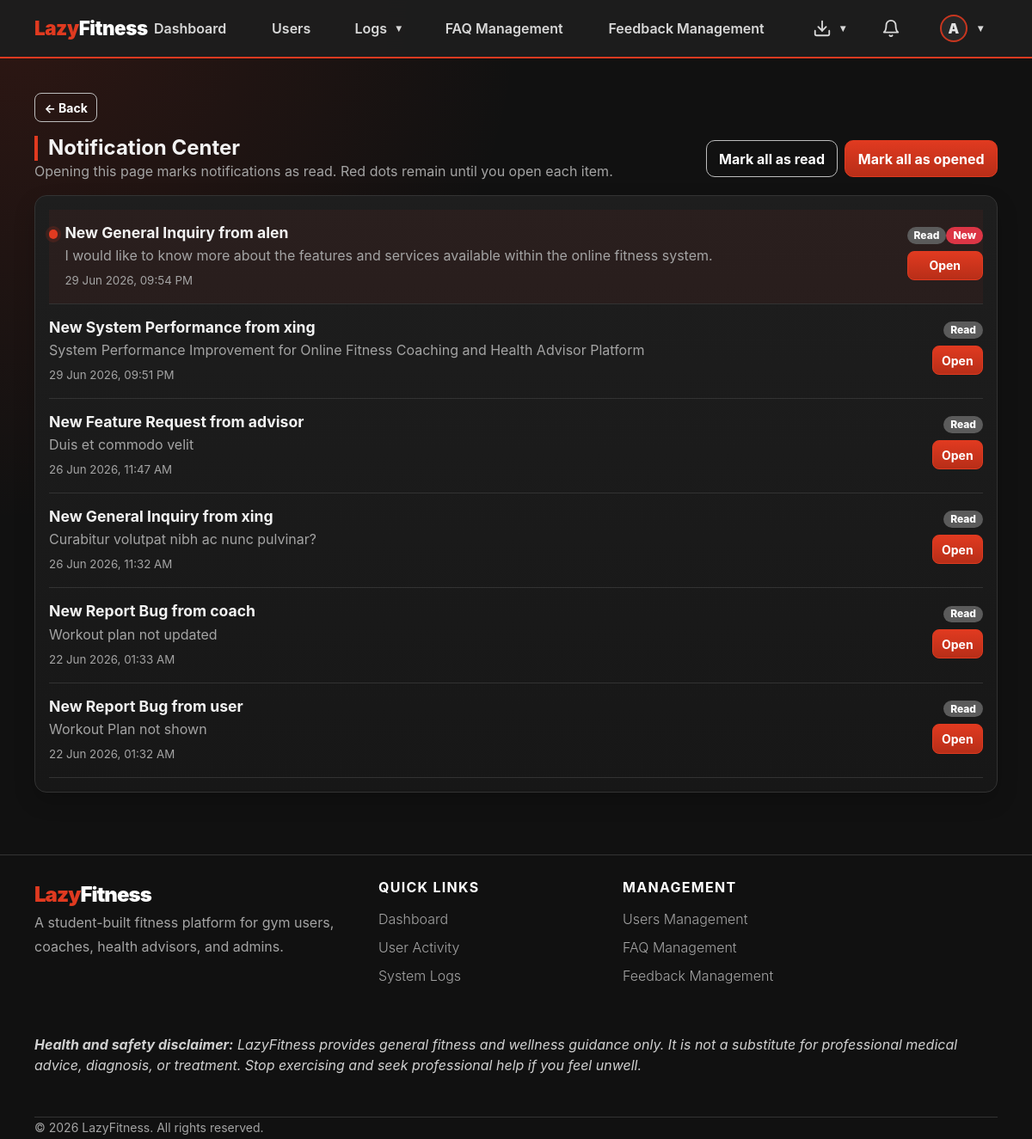
/accounts/notifications/ (signed in), run on the app's committed database.
### apps/accounts/models.py (models this page shows, shortened)
class User(AbstractBaseUser, PermissionsMixin):
    ROLE_CHOICES = [
        ('gym_user',       'Gym User'),
        ('fitness_coach',  'Fitness Coach'),
        ('health_advisor', 'Health Advisor'),
        ('admin',          'Admin'),
    ]
    username_validator = RegexValidator(
        regex=r'^[\w.@+-]+$',
        message='Username may contain letters, numbers, and @/./+/-/_ characters only.',
    )
    username    = models.CharField(max_length=150, unique=True, validators=[username_validator])
    email       = models.EmailField(unique=True)
    profile_picture = models.ImageField(
        upload_to='profile_pictures/',
        blank=True,
        null=True,
        help_text='Optional profile picture used across LazyFitness.',
    )
    role        = models.CharField(max_length=20, choices=ROLE_CHOICES)
    is_active   = models.BooleanField(default=True)   # userStatus
    is_staff    = models.BooleanField(default=False)
    date_joined = models.DateTimeField(auto_now_add=True)
    USERNAME_FIELD  = 'username'
    REQUIRED_FIELDS = ['email', 'role']
    objects = UserManager()
    @property
    def display_name(self):
        profile_fields = [
            ('gymuser', 'user_name'),
            ('coach', 'coach_name'),
            ('healthadvisor', 'advisor_name'),
            ('adminprofile', 'admin_name'),
        ]
        for relation, field in profile_fields:
            try:
                profile = getattr(self, relation)
            except Exception:
                profile = None
            value = getattr(profile, field, '') if profile else ''
            if value:
                return value
        return self.username or self.email
    @property
    def avatar_initial(self):
        name = self.display_name or self.username or self.email or '?'
        return name.strip()[:1].upper()
    @property
    def is_gym_user(self):
        return self.role == 'gym_user'
    @property
    def is_coach(self):
        return self.role == 'fitness_coach'
    @property
    def is_health_advisor(self):
        return self.role == 'health_advisor'
    @property
    def is_admin_user(self):
        return self.role == 'admin'

### apps/admin_panel/models.py (models this page shows, shortened)
class AdminProfile(models.Model):
    user = models.OneToOneField(User, on_delete=models.CASCADE, primary_key=True)
    admin_name = models.CharField(max_length=255)

### apps/gym_user/models.py (models this page shows, shortened)
class Notification(models.Model):
    recipient = models.ForeignKey(User, on_delete=models.CASCADE, related_name='notifications')
    title = models.CharField(max_length=160)
    message = models.TextField(blank=True)
    url = models.CharField(max_length=255, blank=True)
    is_read = models.BooleanField(default=False)
    is_opened = models.BooleanField(default=False)
    created_at = models.DateTimeField(auto_now_add=True)
    class Meta:
        ordering = ['-created_at']

### apps/accounts/views.py (the view)
# urls.py: path('notifications/', views.notifications, name='notifications'),
@login_required
def notifications(request):
    from apps.gym_user.models import Notification
    notifications_qs = list(Notification.objects.filter(recipient=request.user)[:50])
    unread_ids = [item.pk for item in notifications_qs if not item.is_read]
    if unread_ids:
        Notification.objects.filter(pk__in=unread_ids).update(is_read=True)
        for item in notifications_qs:
            item.is_read = True
    return render(request, 'accounts/notifications.html', {'notifications': notifications_qs})

### apps/gym_user/messaging.py (called while the page is built)
def unread_count_for_user(user, conversations=None):
    qs = Message.objects.exclude(sender=user).exclude(read_by=user)
    if conversations is not None:
        qs = qs.filter(conversation__in=conversations)
    else:
        qs = qs.filter(conversation__participants=user)
    return qs.distinct().count()

### lazyfitness/view_helpers.py (called while the page is built)
def role_fallback_url(user):
    if getattr(user, 'is_authenticated', False):
        if getattr(user, 'role', '') == 'gym_user':
            return reverse('gym_user:dashboard')
        if getattr(user, 'role', '') == 'fitness_coach':
            return reverse('coach:dashboard')
        if getattr(user, 'role', '') == 'health_advisor':
            return reverse('health_advisor:dashboard')
        if getattr(user, 'role', '') == 'admin':
            return reverse('admin_panel:dashboard')
    return reverse('landing')

### templates/accounts/notifications.html (shortened to what this page needs)
{% extends "shared/base.html" %}
{% block content %}
<div class="d-flex justify-content-between align-items-center mb-3 btn-toolbar-mobile">
  <div><h2 class="section-title mb-0">Notification Center</h2><p class="text-secondary mb-0">Opening this page marks notifications as read. Red dots remain until you open each item.</p></div>
  <div class="d-flex gap-2"><a class="btn btn-outline-light" href="{% url 'accounts:notification_mark_all_read' %}">Mark all as read</a><a class="btn btn-primary" href="{% url 'accounts:notification_mark_all_opened' %}">Mark all as opened</a></div>
</div>
<div class="card p-3">
  {% for notification in notifications %}
    <div class="notification-row d-flex justify-content-between gap-3 border-bottom border-secondary-subtle py-3 {% if not notification.is_opened %}notification-new{% endif %}">
      <div class="d-flex gap-2">
        {% if not notification.is_opened %}<span class="notification-dot" title="Not opened yet"></span>{% endif %}
        <div><h5 class="mb-1">{{ notification.title }}</h5><p class="mb-1 text-secondary">{{ notification.message|default:"No extra details." }}</p><small class="text-secondary">{{ notification.created_at|date:"d M Y, h:i A" }}</small></div>
      </div>
      <div class="text-end"><span class="badge bg-secondary mb-2">Read</span>{% if not notification.is_opened %}<span class="badge bg-danger mb-2">New</span>{% endif %}<a class="btn btn-sm btn-primary d-block" href="{% url 'accounts:notification_open' notification.pk %}">Open</a></div>
    </div>
  {% empty %}<div class="empty-state">No notifications yet.</div>{% endfor %}
</div>
{% endblock %}

### templates/shared/base.html (shortened to what this page needs)
{% load static %}
<!DOCTYPE html>
<html lang="en">
<head>
  <link href="{% static 'css/lazyfitness.css' %}" rel="stylesheet">
</head>
<body>
<nav class="navbar navbar-expand-lg navbar-dark sticky-top" aria-label="Primary navigation">
  <div class="container nav-container">
    {% if user.is_authenticated %}
      {% if user.is_gym_user %}
        <a class="navbar-brand" href="{% url 'gym_user:dashboard' %}">Lazy<span class="text-white">Fitness</span></a>
      {% elif user.is_coach %}
        <a class="navbar-brand" href="{% url 'coach:dashboard' %}">Lazy<span class="text-white">Fitness</span></a>
      {% elif user.is_health_advisor %}
        <a class="navbar-brand" href="{% url 'health_advisor:dashboard' %}">Lazy<span class="text-white">Fitness</span></a>
      {% elif user.is_admin_user %}
        <a class="navbar-brand" href="{% url 'admin_panel:dashboard' %}">Lazy<span class="text-white">Fitness</span></a>
      {% else %}
        <a class="navbar-brand" href="{% url 'landing' %}">Lazy<span class="text-white">Fitness</span></a>
      {% endif %}
    {% else %}
      <a class="navbar-brand" href="{% url 'landing' %}">Lazy<span class="text-white">Fitness</span></a>
    {% endif %}
    <div class="navbar-collapse collapse" id="nav">
      {% if user.is_authenticated %}
        <ul class="navbar-nav main-nav mx-auto align-items-lg-center justify-content-lg-center flex-grow-1 gap-lg-4 px-lg-3 flex-nowrap">
          {% if user.is_gym_user %}
            <li class="nav-item"><a class="nav-link" href="{% url 'gym_user:dashboard' %}">Dashboard</a></li>
            <li class="nav-item dropdown profile-hover-dropdown">
              <a class="nav-link dropdown-toggle" href="#" data-lf-toggle="dropdown" data-submenu-title="My Fitness" role="button" aria-expanded="false">My Fitness</a>
              <ul class="dropdown-menu dropdown-menu-dark profile-centered-menu">
                <li><a class="dropdown-item" href="{% url 'gym_user:goal_list' %}">Goals</a></li>
                <li><a class="dropdown-item" href="{% url 'gym_user:workout_select' %}">Workouts</a></li>
                <li><a class="dropdown-item" href="{% url 'gym_user:schedule' %}">Schedule</a></li>
                <li><a class="dropdown-item" href="{% url 'gym_user:progress' %}">Progress</a></li>
              </ul>
            </li>
            <li class="nav-item"><a class="nav-link" href="{% url 'gym_user:recommendation_list' %}">Health Recommendations</a></li>
            <li class="nav-item"><a class="nav-link" href="{% url 'accounts:submit_feedback' %}">Feedback</a></li>
            <li class="nav-item"><a class="nav-link" href="{% url 'faq_public' %}">FAQ</a></li>
          {% elif user.is_admin_user %}
            <li class="nav-item"><a class="nav-link" href="{% url 'admin_panel:dashboard' %}">Dashboard</a></li>
            <li class="nav-item"><a class="nav-link" href="{% url 'admin_panel:user_list' %}">Users</a></li>
            <li class="nav-item dropdown profile-hover-dropdown">
              <a class="nav-link dropdown-toggle" href="#" data-lf-toggle="dropdown" data-submenu-title="Logs" role="button" aria-expanded="false">Logs</a>
            </li>
            <li class="nav-item"><a class="nav-link" href="{% url 'admin_panel:faq_list' %}">FAQ Management</a></li>
            <li class="nav-item"><a class="nav-link" href="{% url 'admin_panel:feedback_list' %}">Feedback Management</a></li>
          {% endif %}
        </ul>
        <ul class="navbar-nav nav-actions ms-lg-auto align-items-center gap-2 gap-lg-3 flex-row flex-nowrap justify-content-end">
          {% if user.is_admin_user %}
            <li class="nav-item dropdown profile-hover-dropdown ms-2">
              <a class="nav-link nav-icon-link dropdown-toggle" href="#" data-lf-toggle="dropdown" data-submenu-title="Exports" role="button" aria-expanded="false" aria-label="Exports">
                <div class="icon-wrapper">
                  <svg width="22" height="22" viewBox="0 0 24 24" fill="none" stroke="currentColor" stroke-width="2" stroke-linecap="round" stroke-linejoin="round">
                    <path d="M21 15v4a2 2 0 0 1-2 2H5a2 2 0 0 1-2-2v-4"></path>
                    <polyline points="7 10 12 15 17 10"></polyline>
                    <line x1="12" y1="15" x2="12" y2="3"></line>
                  </svg>
                </div>
              </a>
            </li>
          {% endif %}
          <li class="nav-item">
            <a class="nav-link nav-icon-link" href="{% url 'accounts:notifications' %}" title="Notifications">
              <div class="icon-wrapper">
                <svg width="22" height="22" viewBox="0 0 24 24" fill="none" stroke="currentColor" stroke-width="2" stroke-linecap="round" stroke-linejoin="round"><path d="M18 8A6 6 0 0 0 6 8c0 7-3 9-3 9h18s-3-2-3-9"></path><path d="M13.73 21a2 2 0 0 1-3.46 0"></path></svg>
              </div>
            </a>
          </li>
          <li class="nav-item dropdown profile-hover-dropdown ms-1 flex-shrink-0">
            <a class="nav-link d-flex align-items-center gap-2 dropdown-toggle" href="#" role="button" data-lf-toggle="dropdown" data-submenu-title="Account" aria-expanded="false" aria-label="Account">
              {% if user.profile_picture %}
                <img src="{{ user.profile_picture.url }}" alt="{{ user.username }} profile picture" class="rounded-circle avatar-sm">
              {% else %}
                <span class="avatar-initial-sm">{{ user.avatar_initial }}</span>
              {% endif %}
            </a>
          </li>
        </ul>
      {% endif %}
    </div>
  </div>
</nav>
<main class="container mt-4 pb-5">
  {% if user.is_authenticated %}
    <div class="mb-3">
      <button class="btn btn-outline-light btn-sm" type="button" data-lf-back data-fallback="{{ nav_back_fallback|default:'/' }}">← Back</button>
    </div>
  {% endif %}
  {% block content %}{% endblock %}
</main>
<footer class="site-footer py-5 mt-4">
  <div class="container">
    <div class="row gy-4">
      <div class="col-lg-6 col-md-12 footer-brand">
        <div class="footer-logo">Lazy<span>Fitness</span></div>
        <p class="footer-copy text-muted pe-lg-5">A student-built fitness platform for gym users, coaches, health advisors, and admins.</p>
      </div>
      {% if user.is_authenticated %}
        <div class="col-lg-3 col-md-6">
          <h5 class="footer-heading">Quick Links</h5>
          <ul class="footer-links">
            {% if user.is_gym_user %}
              <li class="footer-link"><a href="{% url 'gym_user:dashboard' %}">Dashboard</a></li>
              <li class="footer-link"><a href="{% url 'gym_user:workout_select' %}">Workouts</a></li>
              <li class="footer-link"><a href="{% url 'gym_user:schedule' %}">Schedule</a></li>
              <li class="footer-link"><a href="{% url 'gym_user:progress' %}">Progress</a></li>
              <li class="footer-link"><a href="{% url 'gym_user:recommendation_list' %}">Health Recommendations</a></li>
            {% elif user.is_admin_user %}
              <li class="footer-link"><a href="{% url 'admin_panel:dashboard' %}">Dashboard</a></li>
              <li class="footer-link"><a href="{% url 'admin_panel:login_activity_list' %}">User Activity</a></li>
              <li class="footer-link"><a href="{% url 'admin_panel:system_log_list' %}">System Logs</a></li>
            {% endif %}
          </ul>
        </div>
        <div class="col-lg-3 col-md-6">
          {% if user.is_admin_user %}
            <h5 class="footer-heading">Management</h5>
            <ul class="footer-links">
              <li class="footer-link"><a href="{% url 'admin_panel:user_list' %}">Users Management</a></li>
              <li class="footer-link"><a href="{% url 'admin_panel:faq_list' %}">FAQ Management</a></li>
              <li class="footer-link"><a href="{% url 'admin_panel:feedback_list' %}">Feedback Management</a></li>
            </ul>
          {% else %}
            <h5 class="footer-heading">Support</h5>
            <ul class="footer-links">
              <li class="footer-link"><a href="{% url 'accounts:submit_feedback' %}">Feedback</a></li>
              <li class="footer-link"><a href="{% url 'faq_public' %}">FAQ</a></li>
            </ul>
          {% endif %}
        </div>
      {% endif %}
    </div>
    <div class="lf-footer-disclaimer py-4 mt-4"><i>
        <strong>Health and safety disclaimer:</strong>
        LazyFitness provides general fitness and wellness guidance only. It is not a substitute for professional medical advice, diagnosis, or treatment. Stop exercising and seek professional help if you feel unwell.
    </i></div>
    <div class="footer-bottom mt-4 pt-4 border-top">
      <p class="footer-copy small mb-0">© {% now "Y" %} LazyFitness. All rights reserved.</p>
    </div>
  </div>
</footer>
</body>
</html>

### data on the page
User: avatar_initial "A"
Notification: is_opened False (drawn), title "New General Inquiry from alen", message "I would like to know more about the features and services available within the online fitness system.", created_at "29 Jun 2026, 09:54 PM"
Notification: title "New System Performance from xing", message "System Performance Improvement for Online Fitness Coaching and Health Advisor Platform", created_at "29 Jun 2026, 09:51 PM"
Notification: title "New Feature Request from advisor", message "Duis et commodo velit", created_at "26 Jun 2026, 11:47 AM"
Notification: title "New General Inquiry from xing", message "Curabitur volutpat nibh ac nunc pulvinar?", created_at "26 Jun 2026, 11:32 AM"
Notification: title "New Report Bug from coach", message "Workout plan not updated", created_at "22 Jun 2026, 01:33 AM"
Notification: title "New Report Bug from user", message "Workout Plan not shown", created_at "22 Jun 2026, 01:32 AM"
